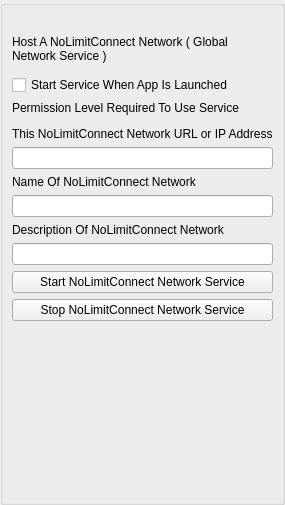
<?xml version="1.0" encoding="UTF-8"?>
<ui version="4.0">
 <class>NoLimitConnectNetworkDlgClass</class>
 <widget class="QWidget" name="NoLimitConnectNetworkDlgClass">
  <property name="geometry">
   <rect>
    <x>0</x>
    <y>0</y>
    <width>269</width>
    <height>505</height>
   </rect>
  </property>
  <property name="windowTitle">
   <string>NoLimitConnect Network Host</string>
  </property>
  <property name="styleSheet">
   <string notr="true"/>
  </property>
  <layout class="QVBoxLayout" name="verticalLayout">
   <property name="spacing">
    <number>0</number>
   </property>
   <property name="leftMargin">
    <number>0</number>
   </property>
   <property name="topMargin">
    <number>0</number>
   </property>
   <property name="rightMargin">
    <number>0</number>
   </property>
   <property name="bottomMargin">
    <number>0</number>
   </property>
   <item>
    <widget class="QGroupBox" name="ItemsGroupBox">
     <property name="minimumSize">
      <size>
       <width>0</width>
       <height>0</height>
      </size>
     </property>
     <property name="title">
      <string/>
     </property>
     <layout class="QVBoxLayout" name="verticalLayout_2">
      <item>
       <widget class="QLabel" name="m_StatusLabel">
        <property name="text">
         <string notr="true"/>
        </property>
       </widget>
      </item>
      <item>
       <widget class="QLabel" name="SearchLabel">
        <property name="text">
         <string>Host A NoLimitConnect Network ( Global Network Service )</string>
        </property>
        <property name="wordWrap">
         <bool>true</bool>
        </property>
       </widget>
      </item>
      <item>
       <widget class="InformationWidget" name="m_InfoWidget" native="true"/>
      </item>
      <item>
       <widget class="QCheckBox" name="m_StartupCheckBox">
        <property name="text">
         <string>Start Service When App Is Launched</string>
        </property>
       </widget>
      </item>
      <item>
       <widget class="QLabel" name="m_NetHostLabel">
        <property name="text">
         <string>Permission Level Required To Use Service</string>
        </property>
       </widget>
      </item>
      <item>
       <widget class="PermissionWidget" name="m_PermissionWidget" native="true"/>
      </item>
      <item>
       <widget class="QLabel" name="m_GroupHostLabel">
        <property name="text">
         <string>This NoLimitConnect Network URL or IP Address</string>
        </property>
       </widget>
      </item>
      <item>
       <widget class="QLineEdit" name="lineEdit_2"/>
      </item>
      <item>
       <widget class="QLabel" name="label">
        <property name="text">
         <string>Name Of NoLimitConnect Network</string>
        </property>
       </widget>
      </item>
      <item>
       <widget class="QLineEdit" name="lineEdit_3"/>
      </item>
      <item>
       <widget class="QLabel" name="label_2">
        <property name="text">
         <string>Description Of NoLimitConnect Network</string>
        </property>
       </widget>
      </item>
      <item>
       <widget class="QLineEdit" name="lineEdit_4"/>
      </item>
      <item>
       <widget class="QPushButton" name="m_StartButton">
        <property name="text">
         <string>Start NoLimitConnect Network Service</string>
        </property>
       </widget>
      </item>
      <item>
       <widget class="QPushButton" name="m_StopButton">
        <property name="sizePolicy">
         <sizepolicy hsizetype="Minimum" vsizetype="Preferred">
          <horstretch>0</horstretch>
          <verstretch>0</verstretch>
         </sizepolicy>
        </property>
        <property name="minimumSize">
         <size>
          <width>0</width>
          <height>0</height>
         </size>
        </property>
        <property name="text">
         <string>Stop NoLimitConnect Network Service</string>
        </property>
       </widget>
      </item>
      <item>
       <widget class="QLabel" name="m_GroupUserStatusLabel">
        <property name="font">
         <font>
          <pointsize>10</pointsize>
         </font>
        </property>
        <property name="text">
         <string/>
        </property>
       </widget>
      </item>
      <item>
       <widget class="FriendListWidget" name="friendListWidget" native="true">
        <property name="sizePolicy">
         <sizepolicy hsizetype="Expanding" vsizetype="Expanding">
          <horstretch>0</horstretch>
          <verstretch>0</verstretch>
         </sizepolicy>
        </property>
       </widget>
      </item>
     </layout>
    </widget>
   </item>
  </layout>
 </widget>
 <customwidgets>
  <customwidget>
   <class>FriendListWidget</class>
   <extends>QWidget</extends>
   <header>FriendListWidget.h</header>
   <container>1</container>
  </customwidget>
  <customwidget>
   <class>PermissionWidget</class>
   <extends>QWidget</extends>
   <header>PermissionWidget.h</header>
   <container>1</container>
  </customwidget>
  <customwidget>
   <class>InformationWidget</class>
   <extends>QWidget</extends>
   <header>InformationWidget.h</header>
   <container>1</container>
  </customwidget>
 </customwidgets>
 <resources/>
 <connections/>
</ui>
